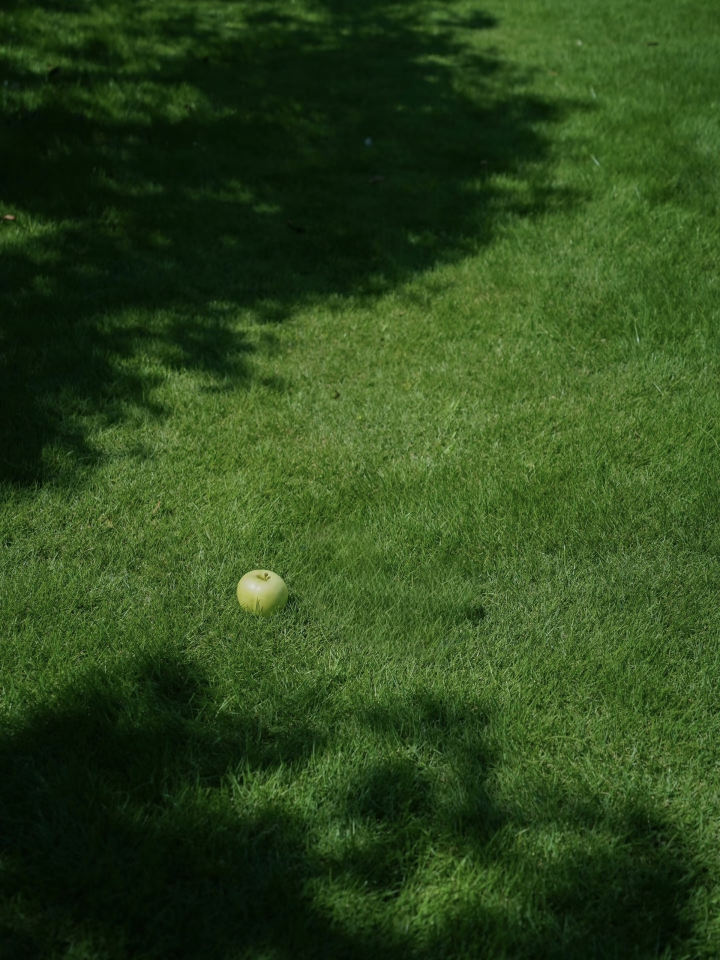
#> input picture 算法组/Week2/yuanjiaxin/yuanjiaxin/data/img1.jpg, 1440 x 1920 px, found by its file name (shown at 1/2 size)
$ python task1_basics.py
#> lines starting #> are read from the running program, lines starting #| are printed output that depends on the picture
#任务一：图像基础操作
#作者：刘冰清
#运行环境： Python 3.x, OpenCV
import cv2
import numpy as np
import os
input_img_path = "inputs/img1.jpg"
output_dir = "outputs/task1"
if not os.path.exists(output_dir):
    os.makedirs(output_dir)
def process_image(image_path, suffix):
#> called with image_path = 'inputs/img1.jpg', suffix = 'result'
    print(f"开始处理图片: {image_path}")
    img = cv2.imread(image_path) #读取图片
#> img is the input picture: shape (1920, 1440, 3); mean B, G, R 27.6, 70.3, 44.9
    if img is None:
        print(f"[错误] 无法读取图片: {image_path}, 请检查路径是否正确。")
        return
    h, w, c = img.shape
#> h = 1920; w = 1440; c = 3
    print(f"[任务1] 读取成功! 图片宽: {w}, 高: {h}, 通道数: {c}")
#| [任务1] 读取成功! 图片宽: 1440, 高: 1920, 通道数: 3
    new_w, new_h = w // 2, h // 2
#> new_w = 720; new_h = 960
    img_resized = cv2.resize(img, (new_w, new_h)) #缩放图片
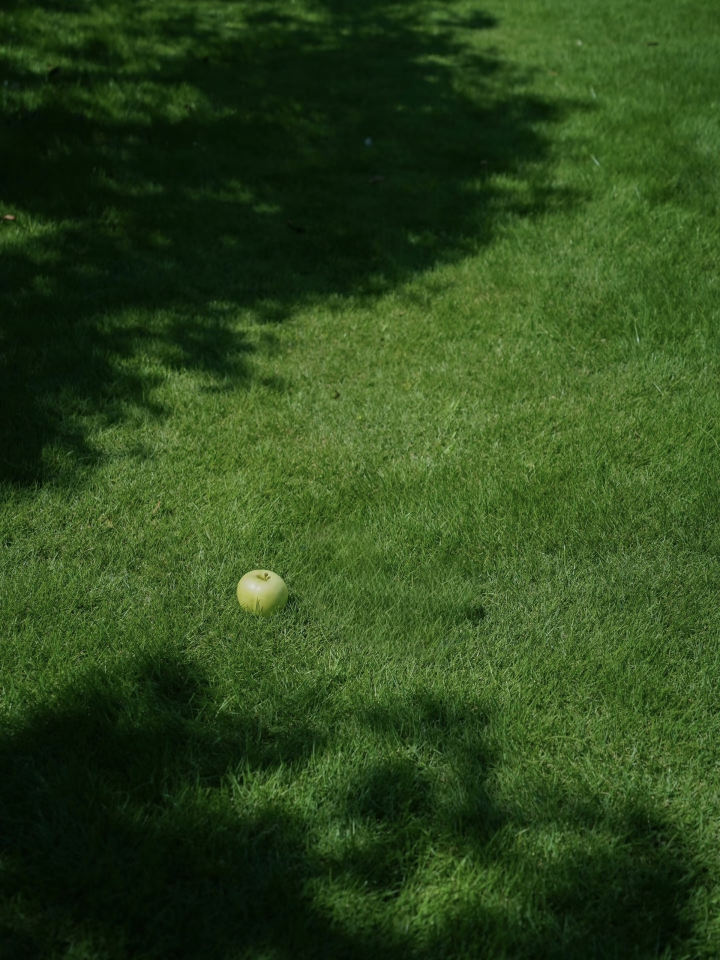
#> img_resized: shape (960, 720, 3); mean B, G, R 27.7, 70.4, 45.1
    print(f"[操作1] 缩放完成 -> 新尺寸: {new_w}x{new_h}")
#| [操作1] 缩放完成 -> 新尺寸: 720x960
    crop_size = 100
    img_cropped = img
    if h > crop_size and w > crop_size:
        y1, y2 = (h - crop_size) // 2, (h + crop_size) // 2
#> y1 = 910; y2 = 1010
        x1, x2 = (w - crop_size) // 2, (w + crop_size) // 2
#> x1 = 670; x2 = 770
        img_cropped = img[y1:y2, x1:x2] #裁剪图片
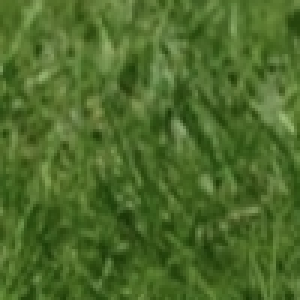
#> img_cropped: shape (100, 100, 3) (shown 3 times larger); mean B, G, R 42, 106.1, 76.4
        print(f"[操作2] 裁剪完成 -> 区域: {crop_size}x{crop_size}")
    else:
        img_cropped = img
    img_gray = cv2.cvtColor(img, cv2.COLOR_BGR2GRAY) #灰度转换
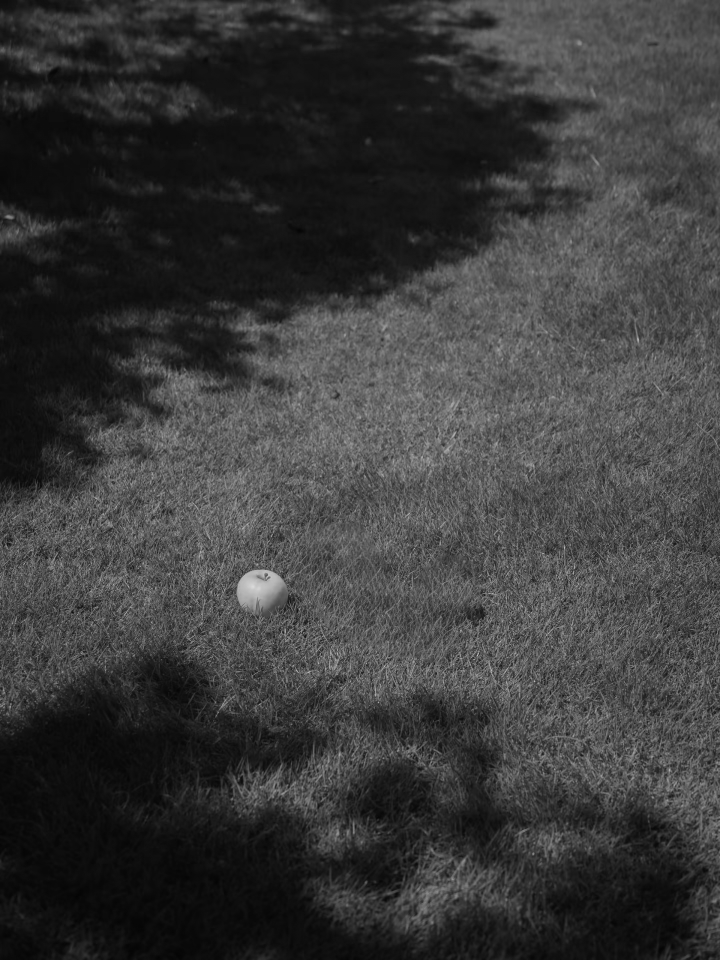
#> img_gray: shape (1920, 1440) (shown at 1/2 size); min 3, max 232, mean 57.8
    print(f"[操作3] 灰度转换完成")
    save_path_resized = os.path.join(output_dir, f"{suffix}_resized.jpg")
    cv2.imwrite(save_path_resized, img_resized, [cv2.IMWRITE_JPEG_QUALITY, 95]) #保存图片
    check_resized = cv2.imread(save_path_resized) #读取验证
    if check_resized is not None:
        print(f"[第三步验证] 成功重新读取缩放图: {os.path.basename(save_path_resized)}")
    save_path_cropped = os.path.join(output_dir, f"{suffix}_cropped.jpg")
    cv2.imwrite(save_path_cropped, img_cropped, [cv2.IMWRITE_JPEG_QUALITY, 95])
    check_cropped = cv2.imread(save_path_cropped)
    if check_cropped is not None:
        print(f"[第三步验证] 成功重新读取裁剪图: {os.path.basename(save_path_cropped)}")
    save_path_gray = os.path.join(output_dir, f"{suffix}_gray.jpg")
    cv2.imwrite(save_path_gray, img_gray, [cv2.IMWRITE_JPEG_QUALITY, 95])
    check_gray = cv2.imread(save_path_gray)
#> check_gray: shape (1920, 1440, 3); min 3, max 235, mean 57.8
    if check_gray is not None:
        print(f"[第三步验证] 成功重新读取灰度图: {os.path.basename(save_path_gray)}")
    print("-" * 30)
    return img_gray, img_resized, img_cropped
gray_img, resized_img, cropped_img = process_image(input_img_path, "result")

import cv2
import numpy as np
import os
input_img_path = "inputs/img2.png"
output_dir = "outputs/task1"
if not os.path.exists(output_dir):
    os.makedirs(output_dir)
def process_image(image_path, suffix):
#> called with image_path = 'inputs/img2.png', suffix = 'result'
    print(f"开始处理图片: {image_path}")
    img = cv2.imread(image_path) #读取图片
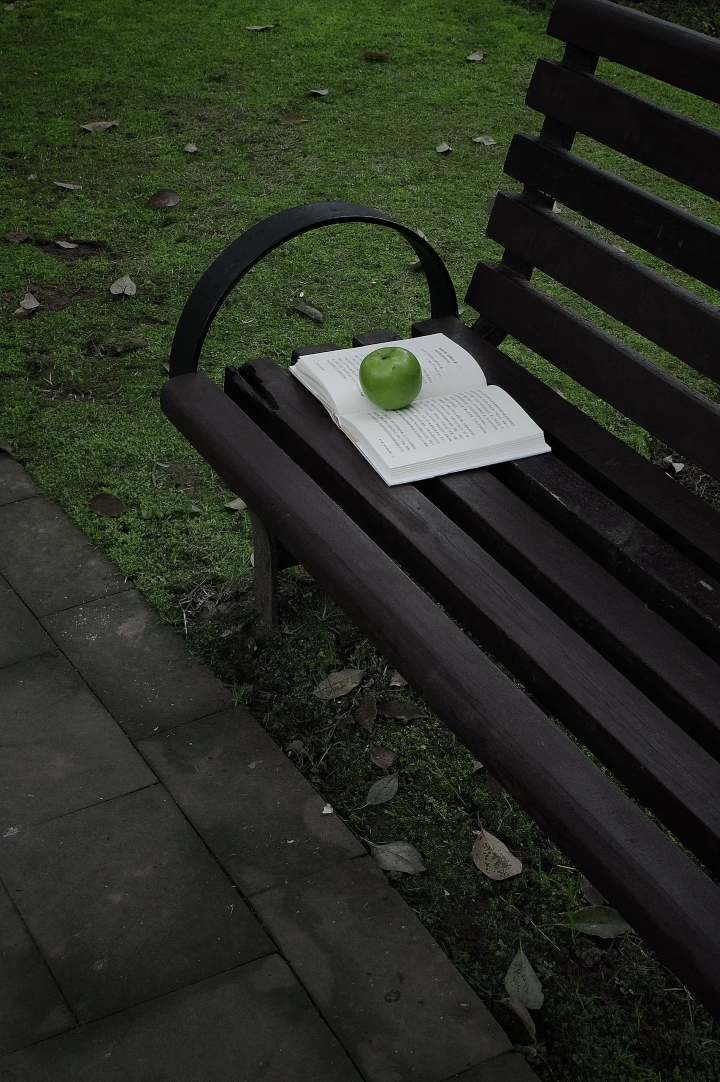
#> input picture 算法组/Week2/yuanjiaxin/yuanjiaxin/data/img2.jpg, 720 x 1082 px, given in place of img2.png, which was not available
#> img is the input picture: shape (1082, 720, 3); mean B, G, R 34.5, 45.3, 40.5
    if img is None:
        print(f"[错误] 无法读取图片: {image_path}, 请检查路径是否正确。")
        return
    h, w, c = img.shape
#> h = 1082; w = 720; c = 3
    print(f"[任务1] 读取成功! 图片宽: {w}, 高: {h}, 通道数: {c}")
#| [任务1] 读取成功! 图片宽: 720, 高: 1082, 通道数: 3
    new_w, new_h = w // 2, h // 2
#> new_w = 360; new_h = 541
    img_resized = cv2.resize(img, (new_w, new_h)) #缩放图片
#> img_resized: shape (541, 360, 3)
    print(f"[操作1] 缩放完成 -> 新尺寸: {new_w}x{new_h}")
#| [操作1] 缩放完成 -> 新尺寸: 360x541
    crop_size = 100
    img_cropped = img
    if h > crop_size and w > crop_size:
        y1, y2 = (h - crop_size) // 2, (h + crop_size) // 2
#> y1 = 491
        x1, x2 = (w - crop_size) // 2, (w + crop_size) // 2
        img_cropped = img[y1:y2, x1:x2] #裁剪图片
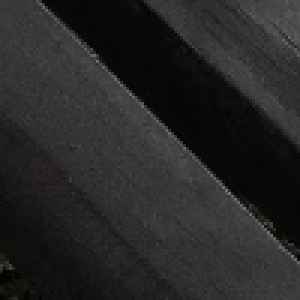
#> img_cropped: shape (100, 100, 3) (shown 3 times larger); mean B, G, R 39.3, 37.7, 39.4
        print(f"[操作2] 裁剪完成 -> 区域: {crop_size}x{crop_size}")
    else:
        img_cropped = img
    img_gray = cv2.cvtColor(img, cv2.COLOR_BGR2GRAY) #灰度转换
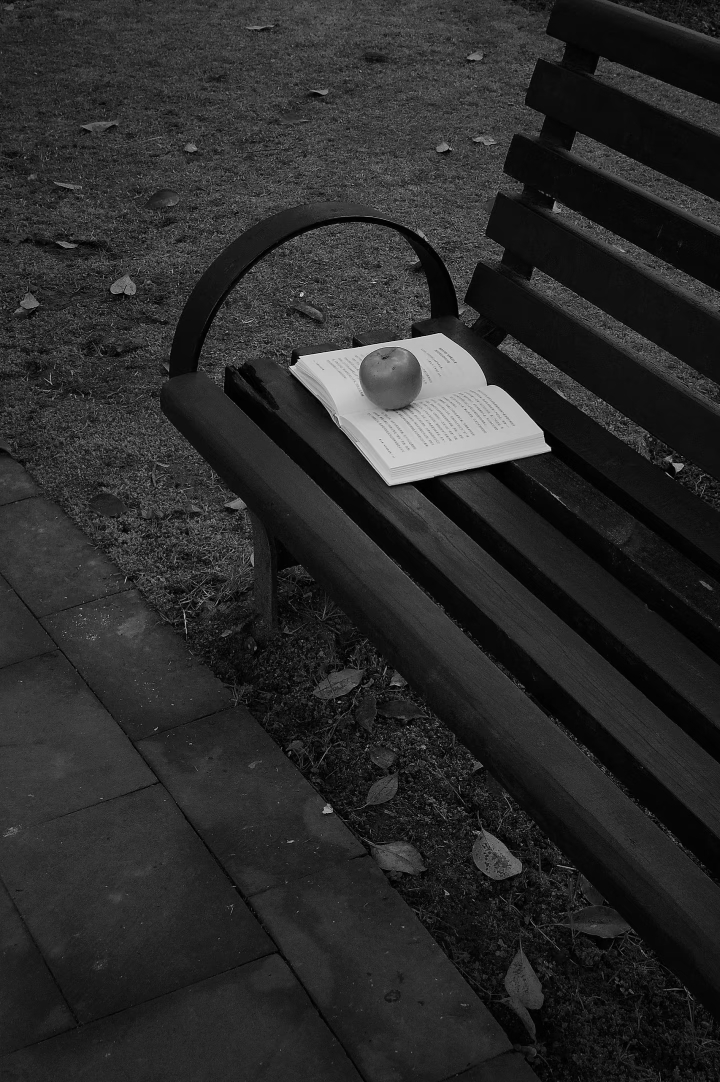
#> img_gray: shape (1082, 720); min 0, max 225, mean 42.6
    print(f"[操作3] 灰度转换完成")
    save_path_resized = os.path.join(output_dir, f"{suffix}_resized.png")
    cv2.imwrite(save_path_resized, img_resized, [cv2.IMWRITE_JPEG_QUALITY, 95]) #保存图片
    check_resized = cv2.imread(save_path_resized) #读取验证
    if check_resized is not None:
        print(f"[第三步验证] 成功重新读取缩放图: {os.path.basename(save_path_resized)}")
    save_path_cropped = os.path.join(output_dir, f"{suffix}_cropped.png")
    cv2.imwrite(save_path_cropped, img_cropped, [cv2.IMWRITE_JPEG_QUALITY, 95])
    check_cropped = cv2.imread(save_path_cropped)
    if check_cropped is not None:
        print(f"[第三步验证] 成功重新读取裁剪图: {os.path.basename(save_path_cropped)}")
    save_path_gray = os.path.join(output_dir, f"{suffix}_gray.png")
    cv2.imwrite(save_path_gray, img_gray, [cv2.IMWRITE_JPEG_QUALITY, 95])
    check_gray = cv2.imread(save_path_gray)
#> check_gray: shape (1082, 720, 3); min 0, max 225, mean 42.6
    if check_gray is not None:
        print(f"[第三步验证] 成功重新读取灰度图: {os.path.basename(save_path_gray)}")
    print("-" * 30)
    return img_gray, img_resized, img_cropped
gray_img, resized_img, cropped_img = process_image(input_img_path, "result")
